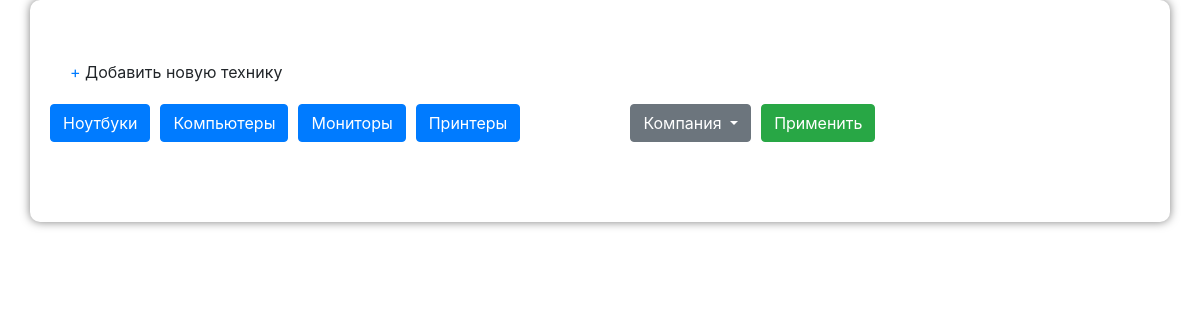
The app's page /items_list, older data.
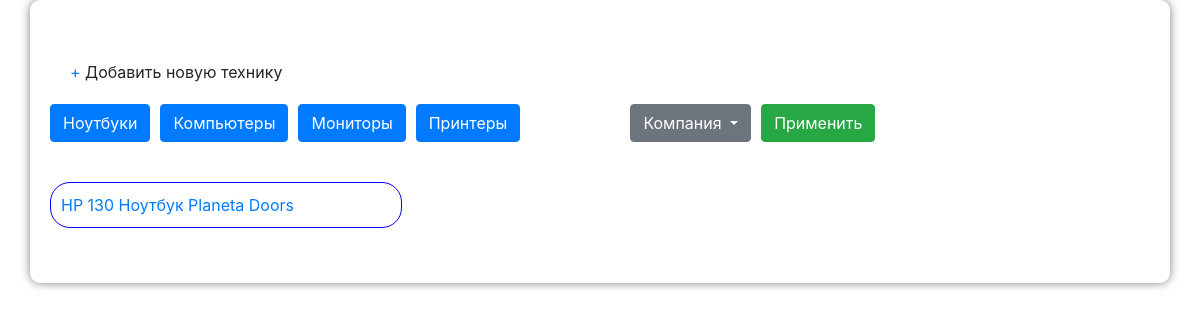
The same page, newer data.
### blog/models.py (models this page shows, shortened)
class Laptop(models.Model):
    brand = models.ForeignKey('Brand', on_delete=models.CASCADE, null=True, blank=True)
    name = models.CharField('Модель', max_length=200, default='')
    company = models.CharField('Компания',
        max_length=2,
        choices=companyChoice,
        default='pd',
    )
    family = models.CharField('Тип Техники',
        max_length=2,
        choices=techChoice,
        default='t1',
    )
    inventNumber = models.CharField('Инвентаризационный Номер', max_length=200, default='')
    serialNumber = models.CharField('Серийный Номер', max_length=200, default='')
    owner = models.ForeignKey('Worker', on_delete=models.CASCADE, null=True, blank=True)

class Brand(models.Model):
    name = models.CharField('Модель', max_length=200, default='')
    def __str__(self):
        return self.name

### blog/views.py (the view)
# urls.py: path('items_list', views.items_list, name='items_list'),
def items_list(request):
    items = Laptop.objects.order_by('name')
    context = {
        'items': items
    }
    return render(request, 'blog/items_list.html', context)

### blog/templates/blog/items_list.html (shortened to what this page needs)
{% extends 'blog/base.html' %}
{% block content %}
    <div class="items_list">
        <div class="header">
            <a href="{% url 'item_new' %}" class='glyphicon glyphicon-plus'>+</a>
            Добавить новую технику
        </div>
        <div class="row buttons">
            <button class="btn btn-primary" id="Ноутбук" onclick="family_choice(this.id)">Ноутбуки</button>
            <button class="btn btn-primary" id="Компьютер" onclick="family_choice(this.id)">Компьютеры</button>
            <button class="btn btn-primary" id="Монитор" onclick="family_choice(this.id)">Мониторы</button>
            <button class="btn btn-primary" id="Принтер" onclick="family_choice(this.id)">Принтеры</button>
            <div class="dropdown">
                <button class="btn btn-secondary dropdown-toggle" type="button" id="dropdownMenuButton1" data-toggle="dropdown" aria-haspopup="true" aria-expanded="false">
                    Компания
                </button>
            </div>
            <button class="btn btn-success" onclick="apply()">Применить</button>
        </div>
        <div class="row list" id="list">
            {% for item in items %}
                <a href="{% url 'item_detail' item.pk %}" class="item {{ item.get_family_display }} {{ item.get_company_display }}">
                    {{ item.brand }}
                    {{ item.name }}
                    {{ item.get_family_display }}
                    {{ item.get_company_display }}
                </a>
            {% endfor %}
        </div>
    </div>
{% endblock %}

### blog/templates/blog/base.html (shortened to what this page needs)
{% load static %}
<html>
    <head>
        <link rel="stylesheet" href="https://maxcdn.bootstrapcdn.com/bootstrap/4.0.0/css/bootstrap.min.css">
        <link rel="stylesheet" href="{% static 'css/style.css' %}" type="text/css">
    </head>
    <body>
        <div class="container">
            {% block content %}
            {% endblock %}
        </div>
    </body>
</html>

### blog/static/css/style.css (style rules this page uses)
.container { box-shadow: 0 0 10px rgba(0, 0, 0, 0.5); border-radius: 10px; padding: 40px 20px; }
.row { margin: 0; }
.header { margin: 50px auto; margin-top: 0; }
.items_list .buttons { margin-bottom: 40px; }
.items_list .buttons .btn { margin-right: 10px; }
.items_list .header { margin: 20px; }
.items_list .list { justify-content: space-between; }
.items_list .list .item { width: 32%; border: 1px solid blue; border-radius: 20px; margin-bottom: 15px; padding: 10px; display: none; }
.items_list .list .Ноутбук { display: block; }
.items_list .dropdown-toggle { margin-left: 100px; }

Row changes from the older to the newer data that the page shows:
added Laptop: brand "HP", name "130", family "Ноутбук", company "Planeta Doors"
